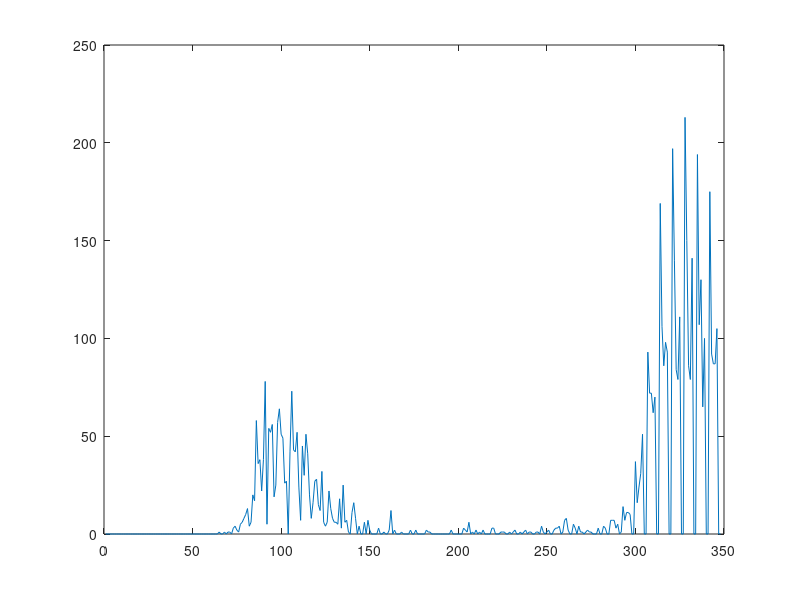

Source code (MATLAB):
% [redacted]
% [redacted]
%Wave definition for our Country - UK and 10 other european Countries
%

%% United Kingdom
total_cases_uk = [0	0	0	0	0	0	0	0	0	0	0	0	0	0	0	0	0	0	0	0	0	0	0	0	0	0	0	0	0	0	2	0	0	0	1	0	1	0	0	4	1	0	1	0	0	0	0	0	0	0	0	0	1	0	0	2	5	4	8	12	5	22	40	55	56	51	81	60	57	148	259	406	484	478	361	442	611	769	999	1055	1255	1198	1378	2338	2375	2692	3087	3197	2822	2858	4273	4514	4913	4868	4911	4020	3592	5282	5450	5131	4858	4313	3579	3489	4178	4326	5065	5292	4956	4721	3853	4854	4760	5487	5158	4970	3748	3473	4706	4729	5442	4966	4737	3229	2982	3389	3682	3827	3767	3063	2157	2329	3586	3402	3307	2628	2526	2079	1838	2589	3052	2718	2574	2062	1527	1364	1624	1672	1835	1760	1527	1125	1079	1441	1484	1356	1243	1120	801	721	1099	1158	1199	1017	1052	890	822	1043	1102	1013	1027	986	687	639	896	886	778	721	671	649	446	730	617	651	602	579	401	555	704	597	693	715	565	442	361	726	685	772	704	569	493	413	793	751	773	731	667	421	371	70	763	846	880	771	743	928	670	891	950	871	758	1062	816	1148	1009	1129	1440	1077	1040	713	1089	812	1182	1033	1288	1041	972	1184	1048	1522	1276	1108	1715	1406	1295	1508	1735	1940	1813	2988	2948	2460	2659	2919	3539	3497	3330	2621	3103	3991	3395	4322	4422	3899	4368	4926	6178	6634	6873	6041	5692	4044	7143	7108	6914	6968	12871	22961	12593	14542	14162	17540	13864	15165	12872	13972	17232	19724	18978	15635	16171	16981	18803	21330	26687	21238	20531	23012	19790	20890	22885	24700	23065	24405	21915	23254	18950	20018	25177	24138	23287	24957	20572	21350	20412	22950	33470	27301	26860	24962	21363	20051	19609	22915	20252	19875	18662	15450	11299	18213	17555	14739	15871	12155	12330	13429	16170	14878	16298	15539	17271	14718	12281	16578	20964	21672	21501	18447];
plot(total_cases_uk)

%1st wave is defined from day 50 to day 210
cases_uk = total_cases_uk(50:210);
normalised_cases_uk = cases_uk/sum(cases_uk);

 total_deaths_uk = [0	0	0	0	0	0	0	0	0	0	0	0	0	0	0	0	0	0	0	0	0	0	0	0	0	0	0	0	0	0	0	0	0	0	0	0	0	0	0	0	0	0	0	0	0	0	0	0	0	0	0	0	0	0	0	0	0	0	0	0	0	0	0	0	0	1	1	0	1	4	0	2	1	19	14	22	17	34	46	32	58	36	76	148	191	181	288	292	212	374	403	672	657	736	756	599	567	1105	1030	1116	1122	843	657	724	1076	880	1036	913	1105	432	570	1224	847	682	1010	815	364	320	969	769	634	698	584	253	272	726	647	458	579	275	217	187	614	447	352	350	411	67	146	500	328	273	291	220	379	104	131	422	343	274	154	60	86	249	254	130	258	143	54	47	195	164	76	131	107	27	29	120	110	67	84	71	31	14	94	87	99	77	40	31	21	53	97	41	49	32	19	11	54	57	31	34	17	9	10	44	26	24	26	9	11	10	25	17	9	32	15	8	3	21	34	0	20	13	5	1	18	14	18	12	3	5	18	13	20	18	11	3	5	3	12	16	6	2	18	6	4	16	16	12	9	12	1	2	3	10	13	10	12	2	3	32	8	14	6	9	5	9	27	20	21	27	27	18	11	37	37	40	34	35	17	13	71	71	59	66	49	33	19	76	70	77	87	81	65	50	143	137	138	136	150	67	80	241	191	189	224	174	151	102	367	310	280	274	326	162	136	397	492	378	355	413	156	194	532	595	563	376	462	168	213	598	529	501	511	340	125	479	608	695	498	520	479	215	203	603	648	414	504	397	231	189	599	533	516	424	520	144];
 plot(total_deaths_uk)
%1st wave is defined from day 50 to day 225
deaths_uk = total_deaths_uk(50:225);
normalised_deaths_uk = deaths_uk/sum(deaths_uk);

%% Austria
total_cases_au = [0	0	0	0	0	0	0	0	0	0	0	0	0	0	0	0	0	0	0	0	0	0	0	0	0	0	0	0	0	0	0	0	0	0	0	0	0	0	0	0	0	0	0	0	0	0	0	0	0	0	0	0	0	0	0	2	0	3	2	3	4	4	6	5	12	33	25	3	29	51	64	115	143	151	205	156	316	314	550	453	375	607	855	796	606	1141	668	594	522	805	564	529	418	396	241	217	314	343	329	279	312	247	130	106	191	136	78	155	59	48	73	50	91	61	83	66	55	67	58	50	60	34	12	68	31	17	65	22	62	42	10	87	36	54	41	63	72	14	25	78	18	57	29	46	32	20	38	18	28	51	44	4	21	11	31	36	62	19	46	21	13	34	28	30	20	24	27	33	17	40	30	62	38	35	31	33	47	67	64	63	41	111	37	138	121	123	73	57	89	101	97	74	108	52	12	201	55	153	138	102	63	108	139	140	164	107	120	137	64	132	164	163	89	126	85	32	131	103	114	130	116	76	111	138	241	229	221	260	162	344	158	425	308	275	216	140	308	291	316	227	382	174	281	186	337	442	312	271	208	220	511	495	754	497	1005	495	384	549	860	704	922	821	757	609	593	747	661	688	1071	623	526	419	722	1146	564	872	830	599	1268	549	947	1221	1181	901	1298	608	1171	1606	1396	1691	2040	1062	1054	1803	2355	2570	3442	2989	2766	2512	2698	4149	4305	5243	5141	4526	3160	4445	6514	7051	6324	7898	6006	5704	3839	9643	10368	8962	7192	5278	4304	5664	7766	6830	6612	6239	5215	3090	4135	5896	5447	4818	4765	3907	2348	3464	3660	3783	3634	3160	2745	2181	2531	2913	2466	3026	2938	3005];
plot(total_cases_au)
%1st wave is defined from day 50 to day 150
cases_austria = total_cases_au(50:150);
normalised_cases_austria = cases_austria/sum(cases_austria);

total_deaths_au = [0	0	0	0	0	0	0	0	0	0	0	0	0	0	0	0	0	0	0	0	0	0	0	0	0	0	0	0	0	0	0	0	0	0	0	0	0	0	0	0	0	0	0	0	0	0	0	0	0	0	0	0	0	0	0	0	0	0	0	0	0	0	0	0	0	0	0	0	0	0	0	1	0	0	0	2	0	1	2	0	2	8	9	5	4	18	16	0	18	22	20	18	12	10	18	18	16	23	30	22	24	18	13	18	16	9	17	21	12	9	10	1	31	14	5	23	6	7	20	11	4	5	7	2	2	6	2	1	5	1	3	2	3	1	2	2	0	1	0	3	1	0	2	4	1	1	2	2	23	0	0	0	0	1	1	0	2	0	0	0	0	1	1	1	2	0	1	3	6	1	0	0	2	0	3	0	5	0	2	2	1	2	0	0	0	0	1	0	0	0	0	0	0	2	0	1	1	0	0	0	0	0	0	1	0	0	1	0	1	0	3	2	0	0	0	0	1	0	0	1	1	0	2	0	1	1	0	3	0	1	0	0	0	1	2	0	1	0	0	0	0	0	0	0	1	0	1	0	0	1	10	1	0	1	2	4	2	1	0	1	0	5	2	1	1	4	6	6	3	1	0	3	6	3	3	1	6	4	5	22	4	9	4	1	6	5	10	9	6	7	6	3	9	8	13	17	15	6	6	4	18	34	24	15	18	17	21	34	35	47	44	23	17	48	35	55	37	64	55	50	62	74	113	90	79	58	44	94	115	94	114	148	58	82	79	213	133	118	140	87	58	95	80	126	125	101	96	45];
plot(total_deaths_au)
%1st wave is defined from day 60 to day 200
deaths_austria = total_deaths_au(60:200); 
normalised_deaths_austria = deaths_austria/sum(deaths_austria);

%% Belgium
total_cases_bel = [0	0	0	0	0	0	0	0	0	0	0	0	0	0	0	0	0	0	0	0	0	0	0	0	0	0	0	0	0	0	0	0	0	1	0	0	0	0	0	0	0	0	0	0	0	0	0	0	0	0	0	0	0	0	0	0	0	0	0	18	0	19	34	53	81	110	27	64	94	99	174	251	338	179	214	387	422	535	713	662	469	486	1328	1195	1199	1363	1520	845	685	1739	1683	1517	1479	1694	923	667	1937	1515	1599	2240	2336	1032	524	538	1561	1633	1675	1395	722	444	1278	1270	778	976	811	388	205	755	569	522	586	237	286	140	670	547	552	442	483	240	118	476	395	321	305	347	147	81	317	292	385	70	248	123	75	314	202	182	171	165	61	49	59	183	159	172	154	69	53	153	145	119	95	89	49	22	147	99	123	108	121	50	20	143	110	100	76	113	41	24	127	100	135	93	94	64	24	112	99	137	124	127	62	43	224	207	260	226	274	130	64	443	145	553	439	496	229	184	595	685	703	635	684	309	148	794	814	776	769	771	304	122	873	718	609	669	587	163	132	707	725	612	581	510	203	115	607	527	526	535	614	195	117	634	565	574	677	728	322	155	918	871	1024	1143	1284	617	301	1727	1628	1942	1752	1709	894	461	2204	2074	2097	1796	1623	944	540	2782	2984	3243	3410	3721	1709	1035	5249	5687	6803	6588	7789	4310	2403	9735	12577	12293	11818	13477	7995	4289	15560	19265	17485	17687	18876	11557	4895	19868	22210	17998	15090	15401	6308	2666	13858	12102	9230	7659	6648	3046	1448	8636	7701	2004	6482	5709	2371	1057	5821	4828	3700	3019	3081	1263	589	3953	2867	2673	2413	2700	1004	560	3293	2674	2611	2364	2549	1098	592	3353	2715	2708	2604	2751	856	2];
plot(total_cases_bel)
%1st wave is defined from day 60 to day 170
cases_belgium = total_cases_bel(60:170);
normalised_cases_belgium = cases_belgium/sum(cases_belgium);

total_deaths_bel = [0	0	0	0	0	0	0	0	0	0	0	0	0	0	0	0	0	0	0	0	0	0	0	0	0	0	0	0	0	0	0	0	0	0	0	0	0	0	0	0	0	0	0	0	0	0	0	0	0	0	0	0	0	0	0	0	0	0	0	0	0	0	0	0	0	0	0	0	1	0	3	1	3	5	6	12	10	22	33	35	40	47	78	77	107	102	128	141	149	170	208	233	219	236	271	247	257	277	322	272	302	284	265	277	261	280	246	205	208	190	206	203	181	156	155	142	154	135	110	107	87	93	75	94	95	81	76	71	74	71	72	65	45	56	43	45	30	31	37	33	30	34	41	25	33	26	24	24	26	16	23	22	21	23	20	14	12	11	12	9	12	12	7	10	5	3	8	7	7	5	4	3	9	12	4	3	5	2	8	5	3	8	2	5	2	3	2	1	3	1	2	0	2	4	0	3	5	5	2	3	1	2	1	2	2	5	1	2	4	1	3	2	3	2	5	3	5	5	4	6	2	5	11	13	11	12	12	9	7	7	11	9	4	3	5	3	5	5	4	3	4	6	1	3	3	2	4	2	1	2	4	3	2	3	5	1	1	4	3	2	1	6	8	3	3	1	8	4	5	6	12	13	10	6	15	11	15	14	14	18	20	20	19	22	26	36	34	41	35	36	23	31	52	52	62	55	94	93	94	121	132	142	139	185	177	164	208	172	198	206	214	208	210	194	218	196	173	183	175	192	195	153	158	172	165	138	135	139	120	138	118	124	114	119	99	110	117	93	106	85	83	96	91	83	87	92	48	6];
plot(total_deaths_bel)
%1st wave is defined from day 60 to day 225
deaths_belgium = total_deaths_bel(60:225);
normalised_deaths_belgium = deaths_belgium/sum(deaths_belgium);

%% Denmark 
total_cases_den = [0	0	0	0	0	0	0	0	0	0	0	0	0	0	0	0	0	0	0	0	0	0	0	0	0	0	0	0	0	0	0	0	0	0	0	0	0	0	0	0	0	0	0	0	0	0	0	0	0	0	0	0	0	0	0	0	1	0	1	1	1	1	3	2	10	3	8	7	75	151	252	160	128	23	48	57	92	91	36	104	71	69	65	131	133	153	169	155	194	182	283	247	279	371	320	292	312	390	331	233	184	177	178	144	193	170	198	194	169	142	131	180	217	161	137	235	130	123	153	157	150	153	96	116	147	151	162	100	135	101	110	84	78	76	46	78	67	69	41	76	73	65	48	59	71	27	41	52	32	81	40	36	30	35	37	40	64	49	24	14	39	15	19	64	40	54	24	33	44	50	47	0	0	136	34	54	21	39	0	0	76	17	26	21	17	0	0	46	10	12	16	30	0	0	91	24	31	32	49	0	0	89	40	48	40	48	0	0	109	30	57	91	64	0	0	207	77	112	121	136	0	0	373	144	111	144	165	104	134	123	115	85	116	71	0	0	270	83	57	90	73	0	0	285	99	111	179	173	0	0	566	243	251	317	292	0	0	584	329	442	822	454	0	0	1476	476	558	559	678	619	424	435	392	534	398	536	370	378	377	322	331	446	482	444	340	389	290	492	430	418	500	451	452	529	630	760	859	789	945	1056	745	1017	860	1191	1126	948	942	1353	936	1223	1427	1050	891	771	1066	994	1011	1037	1078	1058	1195	1220	1257	1297	1257	1273	850	1169	1367	1183	1191	1323	1636	998	1129	1468	1586	1605	1603	2115	1745	2046	2150	2558	3132	3075	3552	2642];
plot(total_cases_den)
%1st wave is defined from day 64 to day 200
cases_denmark = total_cases_den(64:200);
normalised_cases_denmark = cases_denmark/sum(cases_denmark);

total_deaths_den = [0	0	0	0	0	0	0	0	0	0	0	0	0	0	0	0	0	0	0	0	0	0	0	0	0	0	0	0	0	0	0	0	0	0	0	0	0	0	0	0	0	0	0	0	0	0	0	0	0	0	0	0	0	0	0	0	0	0	0	0	0	0	0	0	0	0	0	0	0	0	0	0	0	0	1	0	3	0	2	3	4	0	11	8	2	7	11	13	7	5	13	14	19	16	22	18	8	16	15	19	10	13	13	12	14	10	12	15	10	9	9	6	14	10	9	15	4	5	7	9	9	10	11	8	9	7	3	6	6	4	3	5	4	6	4	0	5	4	1	3	3	7	0	0	1	1	0	2	3	0	3	3	2	4	0	2	4	1	2	4	0	0	0	1	3	0	1	0	0	2	0	0	0	2	1	0	0	1	0	0	1	0	1	0	0	0	0	1	2	0	0	0	0	0	1	0	0	0	1	0	0	0	0	0	1	1	0	0	0	0	1	1	0	0	0	1	0	0	1	0	0	0	3	1	0	0	0	0	0	0	0	0	0	0	0	0	2	0	0	1	0	0	0	0	1	1	0	1	0	0	1	0	0	1	0	0	0	4	0	0	2	0	0	0	5	1	2	2	2	1	1	0	1	0	1	1	2	4	1	4	0	2	0	2	2	2	3	1	2	0	2	1	6	2	2	4	3	3	2	6	1	6	1	3	2	2	1	4	1	4	5	2	3	4	3	3	2	1	1	3	4	4	2	3	5	3	3	5	8	5	9	5	7	6	8	9	6	6	9	11	7	9	7	3	14	9	8	6];
plot(total_deaths_den)
%1st wave is defined fron day 73 to day 227
deaths_denmark = total_deaths_den(73:227);
normalised_deaths_denmark = deaths_denmark/sum(deaths_denmark);

%% France
total_cases_fr = [0	0	0	0	0	0	0	0	0	0	0	0	0	0	0	0	0	0	0	0	0	0	0	3	0	0	0	1	1	1	0	0	0	0	0	0	0	5	0	0	0	0	0	0	0	0	1	0	0	0	0	0	0	0	0	2	3	21	19	43	30	48	34	73	138	190	103	410	286	372	497	595	785	838	924	1210	1097	1404	1861	1617	1847	1559	3838	2446	2931	3922	3809	4611	2599	4376	7578	4861	2116	5233	4267	1873	3912	3777	3881	4286	4342	3114	1613	2673	5497	2633	2641	405	2569	785	2051	2667	1827	1653	1773	1537	461	1195	1065	1607	1139	604	794	308	576	1104	4183	629	642	433	209	456	708	507	622	563	372	120	492	524	418	318	403	240	115	358	276	191	3325	597	1828	257	338	-766	352	767	611	579	343	211	403	545	425	726	526	407	152	344	458	467	811	641	284	373	517	81	0	1588	0	0	1324	541	918	659	582	0	0	1375	475	663	621	658	0	0	1625	0	927	534	836	0	0	2080	584	998	1062	1130	0	0	2551	725	1392	1377	1346	0	0	3376	1039	1695	1604	2288	0	0	4854	1397	2524	2669	2846	3310	3015	493	2238	3776	4771	4586	3602	4897	1955	3304	5429	6111	7379	5453	5413	3082	4982	7017	7157	8975	8550	7071	4203	6544	8577	9843	9406	10561	7183	6158	7852	9784	10593	13215	13498	11569	4298	10008	13072	16096	15797	14412	11123	4070	8051	12845	13970	12148	16972	12545	5104	10489	18746	18129	20339	26896	16101	8505	12993	22591	30621	25086	32427	29837	13243	20468	26676	41622	42032	45422	52010	26771	33417	36437	47637	49215	32641	49290	52518	36330	40558	58046	60486	86852	38619	20155	22180	35879	33172	23794	32095	27228	9406	45522	28383	21150	22882	17881	13157	4452	9155	16282	13563	12539	12500	9784	4005	8083	14064	12696	11221	12923	11022	3411	13713	14595	13750	13406	13947	11533];
for i=1:length(total_cases_fr)
    if total_cases_fr < 0
        total_cases_fr = 0;
    end
end
plot(total_cases_fr)
%1st wave is defined from day 58 to day 150
normalised_cases_france = total_cases_fr(58:150)/sum(total_cases_fr(58:150));

total_deaths_fr = [0	0	0	0	0	0	0	0	0	0	0	0	0	0	0	0	0	0	0	0	0	0	0	0	0	0	0	0	0	0	0	0	0	0	0	0	0	0	0	0	0	0	0	0	1	0	0	0	0	0	0	0	0	0	0	0	1	0	0	0	0	1	1	0	3	2	1	9	11	3	15	13	18	12	36	21	27	69	128	78	112	112	186	240	231	365	299	319	292	418	499	509	471	2004	1053	518	833	1417	541	1341	987	635	561	574	762	1438	753	761	642	395	547	531	544	516	389	369	242	437	367	427	289	218	166	135	306	330	278	178	243	80	70	263	348	83	351	130	88	68	186	125	110	83	74	43	35	65	98	66	66	52	57	31	31	107	81	44	46	31	13	54	87	23	27	28	24	9	29	111	28	28	14	16	7	23	57	11	21	26	0	0	35	30	18	14	18	0	0	27	13	32	14	25	0	0	25	0	91	18	14	0	0	13	0	7	10	10	0	0	17	14	15	16	11	0	0	29	2	9	7	12	0	0	16	14	17	17	18	3	1	19	22	17	12	23	9	1	15	16	0	32	20	6	4	29	26	25	0	0	12	3	25	38	30	19	80	17	6	34	49	46	50	154	25	11	53	78	43	52	150	39	27	81	85	63	63	136	43	32	69	66	80	76	109	54	46	95	108	104	88	178	89	85	146	262	163	162	298	137	116	257	523	244	235	545	223	231	416	854	385	363	828	304	270	548	1220	328	425	932	354	302	506	1219	425	429	1138	253	214	500	1005	381	339	957	213	198	406	775	310	324	627	214	174	366	831	296	292	627	194	150];
plot(total_deaths_fr)
%1st wave is defined from day 66 to day 200
normalised_deaths_france = total_deaths_fr(66:200)/sum(total_deaths_fr(66:200));

%% Germany
total_cases_ge = [0	0	0	0	0	0	0	0	0	0	0	0	0	0	0	0	0	0	0	0	0	0	0	0	0	0	1	3	0	1	2	1	1	2	0	0	1	1	0	0	0	2	0	0	0	0	0	0	0	0	0	0	0	0	0	2	4	26	10	54	18	28	39	66	138	284	163	55	237	157	271	802	693	733	1043	1174	1144	1042	5940	4049	3276	3311	4438	2342	4954	5780	6294	3965	4751	4615	5453	6156	6174	6082	5936	3677	3834	4003	4974	5323	4133	2821	2537	2082	2486	2866	3380	3609	2458	1775	1785	2237	2352	2337	2055	1737	1018	1144	1304	1478	1639	945	793	679	685	947	1284	1209	1251	667	357	933	798	933	913	620	583	342	513	797	745	460	638	431	289	432	362	353	741	738	286	333	213	342	394	507	407	301	214	350	318	555	258	348	247	192	378	345	580	770	601	687	537	503	587	630	477	687	256	262	498	466	503	446	422	239	219	390	397	442	395	378	248	159	412	351	534	583	529	202	249	522	454	569	815	781	305	340	633	684	902	870	955	240	509	879	741	1045	1147	1122	555	436	966	1226	1445	1449	1415	625	561	1390	1510	1707	1427	2034	782	711	1278	1576	1507	1571	1479	785	610	1218	1256	1311	1453	1378	988	814	1499	1176	1892	1484	1630	948	927	1407	1901	2194	1916	2297	1345	922	1821	1769	2143	2153	2507	1410	1192	2089	1798	2503	2673	2563	2279	1382	2639	2828	4058	4516	4721	3483	2467	4122	5132	6638	7334	7830	5587	4325	6868	7595	11287	11242	14714	11176	8685	11409	14964	16774	18681	19059	14177	12097	15352	17214	19990	21506	23399	16017	13363	15332	18487	21866	23542	22461	16947	10824	14419	17561	22609	23648	22964	15741	10864	13554	18633	22268	22806	21695	14611	11169	13604	17270	22046	23448	23318	17767	12332	14055	20815	23679	29875	28438	20200	16362];
plot(total_cases_ge)
%1st wave is defined from day 57 to day 186
normalised_cases_germany = total_cases_ge(57:186)/sum(total_cases_ge(57:186));

total_deaths_ge = [0	0	0	0	0	0	0	0	0	0	0	0	0	0	0	0	0	0	0	0	0	0	0	0	0	0	0	0	0	0	0	0	0	0	0	0	0	0	0	0	0	0	0	0	0	0	0	0	0	0	0	0	0	0	0	0	0	0	0	0	0	0	0	0	0	0	0	0	2	0	1	2	0	3	4	1	0	0	30	2	22	27	32	23	49	55	72	64	66	128	149	140	145	141	184	92	173	254	246	266	171	129	126	170	285	315	299	242	184	110	194	281	215	227	179	140	110	163	202	173	193	94	74	43	139	165	123	147	103	26	22	116	101	89	101	57	33	21	72	83	57	27	42	31	10	45	47	62	39	39	11	11	11	29	30	32	33	22	6	37	18	26	8	18	6	4	9	30	26	16	10	0	3	10	19	13	21	6	3	4	12	12	9	9	7	2	4	8	12	12	6	6	3	1	4	3	7	4	1	1	2	4	5	6	10	7	0	0	4	6	6	7	0	0	7	8	12	7	8	12	1	1	4	6	4	14	6	0	1	4	7	10	7	7	2	3	5	3	5	3	1	6	3	4	11	8	1	2	1	0	4	9	3	1	5	2	1	12	6	3	7	6	2	0	10	13	19	15	9	5	3	11	17	12	8	19	2	5	12	16	16	11	15	11	6	13	43	33	24	33	10	12	47	39	30	49	49	29	24	42	85	89	77	103	29	49	131	151	118	166	130	63	63	154	261	215	218	178	107	62	267	305	251	260	254	138	90	249	410	389	426	379	158	125	388	487	479	432	483	255	147	423	590	440	598	496	321	188];
plot(total_deaths_ge)
%1st wave is defined from day 67 to day 228
normalised_deaths_germany = total_deaths_ge(67:228)/sum(total_deaths_ge(67:228));

%% Greece
total_cases_gr = [0	0	0	0	0	0	0	0	0	0	0	0	0	0	0	0	0	0	0	0	0	0	0	0	0	0	0	0	0	0	0	0	0	0	0	0	0	0	0	0	0	0	0	0	0	0	0	0	0	0	0	0	0	0	0	0	1	2	1	3	0	3			22	13	21	7	11	6	9	34	57	38	103	21	35	31	46	31	35	94	71	48	78	71	74	95	95	56	102	61	139	99	60	62	20	77	52	71	56	70	33	31	25	22	15	0	0	28	10	156	7	55	27	16	0	28	0	42	15	0	29	6	6	10	21	15	13	19	6	10	18	16	10	40	9	15	2	4	10	3	20	3	2	4	10	11	3	3	6	2	1	19	0	15	15	13	17	52	9	10	20	20	4	9	13	14	55	24	10	19	10	21	15	8	11	22	23	10	14	19	23	26	28	25	8	43	27	33	50	60	40	31	23	57	27	29	25	19	24	5	36	29	33	25	31	27	34	52	57	65	76	110	75	75	118	118	150	147	151	202	126	193	235	204	251	226	217	147	250	212	250	204	243	283	155	168	293	251	269	177	157	183	207	233	241	202	186	138	139	169	248	372	282	302	204	180	310	311	359	338	240	164	453	333	358	341	286	315	216	263	416	352	411	460	267	229	300	399	406	434	391	306	280	294	408	435	452	503	482	438	432	667	865	882	841	935	790	714	1256	1547	1211	1686	2055	1678	1151	2166	2646	2915	2447	2555	1889	1489	2383	2751	3316	3038	2835	1695	2198	2422	3209	3227	2551	2309	1498	1387	2131	2151	2018	1981	1747	1193	1044	2199	2185	1882	1648	1383	903	1250	1324	1675	1533	1395	1194	692];
%plot(total_cases_gr)
%1st wave is defined from day 58 to day 150
normalised_cases_greece = total_cases_gr(58:150)/sum(total_cases_gr(58:150));

total_deaths_gr = [0	0	0	0	0	0	0	0	0	0	0	0	0	0	0	0	0	0	0	0	0	0	0	0	0	0	0	0	0	0	0	0	0	0	0	0	0	0	0	0	0	0	0	0	0	0	0	0	0	0	0	0	0	0	0	0	0	0	0	0	0	0			0	0	0	0	0	0	1	0	0	2	1	0	1	0	0	3	5	2	2	3	2	4	2	4	6	5	6	1	3	6	9	5	6	2	2	3	4	3	5	1	2	1	3	0	0	5	6	5	0	4	5	0	0	6	0	3	1	0	3	1	2	0	1	1	2	1	0	0	1	3	1	4	2	1	2	0	1	2	1	2	0	1	1	0	2	0	0	0	4	0	0	1	0	0	0	2	1	0	0	0	0	0	1	1	2	1	1	1	0	0	0	0	1	0	0	0	0	1	0	0	0	0	0	0	1	0	0	0	0	0	0	0	0	0	1	0	0	1	2	3	1	0	0	1	0	1	0	0	3	0	2	1	0	1	0	0	1	1	1	1	2	5	2	3	2	2	2	3	0	3	2	2	0	1	5	6	5	1	2	4	5	2	5	1	1	4	5	1	3	4	3	2	3	5	3	3	9	2	4	7	6	8	5	9	3	7	3	4	5	3	2	5	7	4	8	3	4	6	1	5	13	7	6	7	13	8	10	9	11	8	6	15	10	5	10	7	12	10	12	5	6	9	7	13	18	29	13	34	35	41	41	43	50	38	38	71	59	63	60	59	72	108	103	84	101	87	99	101	121	98	85	111	89	100	98	98	101	89	102	95	81	102	68	85];
%plot(total_deaths_gr)
%1st wave is defined from day 69 to day 180
normalised_deaths_greece = total_deaths_gr(69:180)/sum(total_deaths_gr(69:180));

%% Ireland
total_cases_ir = [0	0	0	0	0	0	0	0	0	0	0	0	0	0	0	0	0	0	0	0	0	0	0	0	0	0	0	0	0	0	0	0	0	0	0	0	0	0	0	0	0	0	0	0	0	0	0	0	0	0	0	0	0	0	0	0	0	0	0	1	0	1		4	7	5	1	2	14		8	27	21	38	40	54	69	74	191	126	102	121	219	204	235	255	302	294	200	295	325	212	402	424	331	507	253	345	515	1169	696	839	727	992	832	1068	724	709	778	493	401	388	631	936	577	377	701	386	229	376	359	221	343	330	216	261	265	137	156	219	236	139	107	159	426	129	92	64	88	51	64	76	115	76	57	59	37	68	38	35	53	61	72	4	45	31	21	20	18	6	8	16	7	12	45	8	18	13	7	14	13	6	5	4	8	5	9	9	23	2	23	11	4	12	9	11	18	4	7	4	23	24	22	17	10	32	13	15	32	20	10	6	36	17	7	19	24	12	11	37	13	85	38	44	53	46	45	50	69	98	174	68	56	33	37	91	66	196	66	56	186	48	129	79	153	61	147	85	162	90	126	141	40	51	214	89	92	97	231	138	102	306	84	196	211	159	255	207	357	250	224	248	267	395	188	323	231	319	321	245	430	388	362	415	442	466	605	364	519	424	609	502	617	1011	814	823	808	1084	1186	998	1251	1284	1031	1263	1166	1054	785	847	1020	939	700	667	863	762	397	546	748	298	435	563	492	317	539	265	230	358	385	467	427	377	453	330	372	415	329	341	318	250	219	257	307	205	243	299	303	254	268	162	263	457	298	222	214	218	303	304	249	429];
plot(total_cases_ir)
%1st day is defined from day 59 to day 184
normalised_cases_ireland = total_cases_ir(59:184)/sum(total_cases_ir(59:184));

total_deaths_ir = [0	0	0	0	0	0	0	0	0	0	0	0	0	0	0	0	0	0	0	0	0	0	0	0	0	0	0	0	0	0	0	0	0	0	0	0	0	0	0	0	0	0	0	0	0	0	0	0	0	0	0	0	0	0	0	0	0	0	0	0	0	0		0	0	0	0	0	0		1	0	0	1	0	0	0	0	1	0	0	1	2	1	2	10	3	14	10	8	17	14	13	22	17	21	16	36	25	28	24	33	14	31	41	38	42	44	41	39	77	43	39	25	35	234	24	15	57	31	42	33	0	38	16	20	36	28	26	17	12	9	21	9	9	12	15	10	4	14	10	12	9	12	2	0	9	16	8	6	5	0	0	8	1	5	6	0	9	4	8	4	8	2	0	1	0	3	1	4	0	1	0	2	3	6	1	3	4	1	0	1	2	0	2	1	0	0	2	0	0	1	2	0	0	0	2	1	3	1	0	0	0	1	9	0	0	0	0	0	0	0	0	0	0	0	0	0	5	4	0	0	0	1	1	0	0	0	0	0	1	0	1	0	1	0	0	0	0	0	0	0	0	0	0	0	0	0	0	0	0	1	3	0	0	2	1	0	3	1	1	3	0	0	0	0	2	3	0	5	0	0	1	1	2	-5	9	0	0	1	5	1	4	0	5	1	3	5	3	3	8	3	0	13	3	3	7	4	0	3	5	6	6	6	5	2	2	5	8	3	7	5	2	1	15	2	0	7	6	1	5	11	11	4	8	4	0	0	6	5	3	7	7	2	1	16	5	6	6	11	0	0	0	5	15	3	3	1];
for i=1:length(total_deaths_ir)
    if total_deaths_ir(i)<0
        total_deaths_ir(i) = 0;
    end
end
plot(total_deaths_ir)
%1st wave is defined from day 67 to day 205
normalised_deaths_ireland = total_deaths_ir(67:205)/sum(total_deaths_ir(67:205));

%% Italy
total_cases_it = [0	0	0	0	0	0	0	0	0	0	0	0	0	0	0	0	0	0	0	0	0	0	0	0	0	0	0	0	0	3	0	0	0	0	0	0	0	0	0	0	0	0	0	0	0	0	0	0	0	0	0	14	62	53	97	93	78	250	238	240	561	347	466	587	769	778	1247	1492	1797	977	2313	2651	2547	3497	2823	4000	3526	4207	5322	5986	6557	5560	4789	5249	5210	6153	5959	5974	5217	4050	4053	4782	4668	4585	4805	4316	3599	3039	3836	4204	3951	4694	4092	3153	2972	2667	3786	3493	3491	3047	2256	2729	3370	2646	3021	2357	2324	1739	2091	2086	1872	1965	1900	1389	1221	1075	1444	1401	1327	1083	802	744	1402	888	992	789	875	675	451	813	665	642	652	669	531	300	397	584	593	516	416	355	178	318	321	177	518	270	197	280	283	202	379	163	346	338	301	210	328	331	-148	264	224	221	113	577	296	255	175	174	126	142	182	201	223	235	192	208	137	193	214	276	188	234	169	114	162	230	231	249	218	190	128	280	306	252	274	254	168	202	288	382	379	295	238	159	190	384	401	552	347	463	259	412	476	522	574	629	477	320	401	642	840	947	1071	1209	953	876	1366	1409	1460	1444	1365	996	975	1326	1397	1732	1694	1296	1150	1369	1430	1597	1616	1501	1456	1008	1229	1452	1583	1907	1637	1587	1350	1391	1640	1786	1912	1869	1766	1494	1647	1850	2548	2499	2843	2578	2257	2677	3677	4458	5372	5724	5456	4619	5898	7332	8803	10009	10925	11705	9337	10871	15199	16078	19143	19640	21273	17007	21989	24988	26829	31079	31756	29905	22253	28241	30548	34502	37802	39809	32614	25269	35090	32961	37977	40902	37249	33977	27352	32191	34280	36176	37239	34764	28337	22927	23227	25852	29001	28342	26315	20646	16376	19347	20709	23219	24110	21052	18887	13679	14837	12755	16998	18726	19902	17937];
for i=1:length(total_cases_it)
    if total_cases_it(i)<0
        total_cases_it(i) = 0;
    end
end
plot(total_cases_it)
%1st wave is defined from day 52 to day 196
normalised_cases_italy = total_cases_it(52:196)/sum(total_cases_it(52:196));

total_deaths_it = [0	0	0	0	0	0	0	0	0	0	0	0	0	0	0	0	0	0	0	0	0	0	0	0	0	0	0	0	0	0	0	0	0	0	0	0	0	0	0	0	0	0	0	0	0	0	0	0	0	0	0	0	2	0	4	5	1	5	4	8	6	17	28	27	41	49	36	133	98	167	196	189	252	173	370	347	347	473	429	625	795	649	601	743	685	660	971	887	758	810	839	727	760	764	681	527	636	604	540	612	570	619	431	564	604	578	525	575	480	433	454	534	437	464	420	415	260	333	382	323	285	269	474	174	195	236	369	274	243	194	165	179	172	195	262	242	153	145	99	162	161	156	130	119	50	92	78	117	70	87	111	75	60	55	71	88	85	72	53	65	79	71	53	56	78	44	26	34	43	66	47	49	24	23	18	-31	34	30	8	22	6	23	21	30	15	21	7	8	30	15	12	12	7	9	13	17	13	20	11	14	3	13	15	9	10	5	5	5	5	11	6	3	9	5	8	12	5	10	6	3	13	2	4	6	10	6	3	158	4	4	5	7	6	9	3	7	4	4	13	5	9	1	4	6	8	6	10	11	16	7	12	10	14	10	10	6	7	14	9	12	13	10	24	15	17	14	20	23	20	17	17	16	24	19	24	23	27	18	16	28	31	22	28	29	26	39	41	43	83	55	47	69	73	89	127	136	91	151	128	141	221	205	217	199	297	208	233	353	352	428	446	425	331	356	580	623	636	550	544	546	504	731	753	653	699	692	562	630	853	722	822	827	686	541	672	785	684	993	814	662	564	528	634	499	887	761	649	484];
for i=1:length(total_deaths_it)
    if total_deaths_it(i)<0
        total_deaths_it(i) = 0;
    end
end
plot(total_deaths_it)
%1st wave is defined from day 52 to day 228
normalised_deaths_italy = total_deaths_it(52:228)/sum(total_deaths_it(52:228));

%% Russia
total_cases_ru = [0	0	0	0	0	0	0	0	0	0	0	0	0	0	0	0	0	0	0	0	0	0	0	0	0	0	0	0	0	0	2	0	0	0	0	0	0	0	0	0	0	0	0	0	0	0	0	0	0	0	0	0	0	0	0	0	0	0	0	0	0	1	1	0	0	6	0	0	0	0	15	5	15	14	4	30	21	33	52	54	53	61	71	57	163	182	196	228	270	302	501	440	771	601	582	658	954	1154	1175	1459	1786	1667	2186	2558	2774	3388	3448	4070	4785	6060	4268	5642	5236	4774	5849	5966	6361	6198	6411	5841	7099	7933	9623	10633	10581	10102	10559	11231	10699	10817	11012	11656	10899	10028	9974	10598	9200	9709	8926	9263	8764	8849	8894	9434	8599	8946	8915	8338	8371	8572	8952	9268	9035	8863	8536	8831	8726	8855	8984	8985	8595	8404	8779	8987	8706	8835	8246	8248	7843	7790	7972	7889	7728	7600	7425	7176	7113	6800	6852	6791	6719	6693	6556	6760	6718	6632	6736	6611	6368	6562	6509	6635	6611	6615	6537	6248	6422	6428	6406	6234	6109	5940	5842	5862	5848	5811	5871	5765	5635	5395	5475	5509	5482	5462	5427	5394	5159	5920	4551	5241	5212	5189	5118	4945	5102	5057	5065	5061	4969	4892	4748	4828	4785	4870	4921	4852	4744	4696	4676	4711	4829	4941	4980	4993	4729	4952	4995	5110	5205	5195	5185	5099	5218	5363	5504	5488	5449	5509	5529	5670	5762	5905	6065	6148	6196	6215	6431	6595	7212	7523	7867	8135	8232	8481	8945	9412	9859	10499	10888	11615	11115	11493	12126	12846	13634	13592	13868	14231	13754	15150	14922	15099	15982	16319	15700	15971	17340	16521	16710	17347	16550	16202	17717	18283	18140	18665	18257	18648	19768	19404	20582	20396	20498	21798	20977	19851	21608	21983	22702	22572	22778	22410	20985	23610	24318	24822	24581	25173	24326	23675	25487	27543	27100	26683	26338	26402	25345	28145	27403	28782	29039	28142	26097	26190	27927	28585	28137	28080];
plot(total_cases_ru)
%1st wave is defined from day 77 to day 238
normalised_cases_russia = total_cases_ru(77:238)/sum(total_cases_ru(77:238));

total_deaths_ru = [0	0	0	0	0	0	0	0	0	0	0	0	0	0	0	0	0	0	0	0	0	0	0	0	0	0	0	0	0	0	0	0	0	0	0	0	0	0	0	0	0	0	0	0	0	0	0	0	0	0	0	0	0	0	0	0	0	0	0	0	0	0	0	0	0	0	0	0	0	0	0	0	0	0	0	0	0	0	0	0	0	0	0	0	0	2	2	1	3	2	7	7	6	4	9	2	2	11	5	13	18	12	24	18	22	28	34	41	40	48	44	51	57	42	60	66	66	48	72	105	101	96	53	58	76	95	86	88	98	104	88	94	107	96	93	113	119	94	91	115	135	127	150	139	153	92	174	161	174	232	181	138	162	182	178	169	144	197	134	112	170	217	174	183	114	119	143	193	194	312	182	30	109	95	153	154	92	176	188	104	93	154	216	147	176	168	134	135	198	173	176	174	188	130	104	175	156	167	186	124	95	85	153	165	147	154	146	77	85	150	169	129	161	95	70	79	144	181	74	119	129	77	130	70	129	124	114	119	68	55	132	117	110	90	121	73	65	120	115	121	110	111	68	83	123	115	114	121	110	61	51	122	160	110	102	119	94	57	150	132	144	134	144	79	71	160	150	149	108	169	99	61	160	177	169	186	174	107	117	188	202	191	201	197	143	125	244	239	286	232	279	185	179	269	317	290	283	296	229	219	320	346	366	355	334	245	238	355	389	292	378	364	286	256	368	432	439	411	391	352	303	442	456	463	461	467	401	361	491	507	524	496	510	459	368	569	589	554	569	508	457	456	562	559	562	613	560	488];
plot(total_deaths_ru)
%1st wave is defined from day 87 to day 248
normalised_deaths_russia = total_deaths_ru(87:248)/sum(total_deaths_ru(87:248));

%% Sweden
total_cases_sw = [0	0	0	0	0	0	0	0	0	0	0	0	0	0	0	0	0	0	0	0	0	0	0	0	0	0	0	0	0	0	0	0	0	0	1	0	0	0	0	0	0	0	0	0	0	0	0	0	0	0	0	0	0	0	0	0	1	1	8	3	0	5	13	30	25	59	33	46	101	98	196	151	152	71	69	83	119	145	143	180	136	118	182	230	314	286	365	300	280	416	475	486	554	601	357	340	389	738	654	645	454	395	464	437	479	604	623	688	532	388	461	707	722	758	780	473	300	563	742	799	636	532	299	261	477	657	745	784	700	509	279	455	754	698	657	688	358	259	430	666	808	610	532	403	210	491	746	800	774	773	432	265	648	900	1046	1038	1146	780	462	677	937	1437	1293	1329	1032	418	685	1209	1457	1494	1209	698	321	800	1309	1698	1279	1204	755	415	727	804	684	687	694	364	315	251	278	533	334	369	308	106	170	312	287	268	284	191	110	131	226	297	220	262	138	42	71	283	301	302	258	303	38	165	333	425	378	380	260	73	196	417	443	363	344	226	63	174	314	351	333	298	160	57	174	222	244	202	179	131	48	162	171	213	286	262	171	67	185	236	314	254	291	206	106	220	292	330	389	437	279	132	266	438	553	540	630	325	167	378	613	689	633	712	461	156	374	786	831	834	783	509	161	637	916	968	902	1179	697	321	771	1290	1570	1666	1868	1477	514	1068	2415	3390	3262	4055	2987	1297	1570	3608	4483	4744	4453	4452	2097	3725	4498	5709	5564	6731	3513	1582	2543	4460	4961	7621	5458	4493	2422	3874	5674	6061	6901	6461	3825	2754	3488	5819	6548	6990	7343	4865	1803	3778	7449	8402	6051	0	0	0];
plot(total_cases_sw)
%1st wave is defined from day 60 to day 241
normalised_cases_sweden = total_cases_sw(60:241)/sum(total_cases_sw(60:241));

total_deaths_sw = [0	0	0	0	0	0	0	0	0	0	0	0	0	0	0	0	0	0	0	0	0	0	0	0	0	0	0	0	0	0	0	0	0	0	0	0	0	0	0	0	0	0	0	0	0	0	0	0	0	0	0	0	0	0	0	0	0	0	0	0	0	0	0	0	0	0	0	0	0	0	20	0	1	1	2	2	1	6	7	9	8	11	11	21	22	31	32	35	38	45	48	53	70	80	70	85	90	84	115	86	90	102	97	84	92	115	111	83	86	87	85	62	77	86	89	73	74	74	83	83	78	78	73	75	84	72	73	80	60	68	73	65	61	50	46	58	48	53	59	41	52	53	56	55	44	42	28	38	40	41	39	46	39	36	28	43	37	29	33	38	33	40	35	29	33	27	30	28	32	29	30	29	22	20	25	22	23	11	14	23	16	20	15	15	8	15	9	15	12	11	15	14	10	8	12	8	6	6	7	11	7	6	7	6	5	3	1	2	6	4	1	0	2	2	3	4	2	1	4	2	1	4	2	4	3	5	1	1	0	3	4	1	2	5	1	3	1	1	2	1	1	1	3	2	3	2	2	0	0	3	1	1	2	2	4	1	2	2	1	2	1	1	1	4	2	1	0	1	4	2	1	1	2	4	1	3	3	3	2	4	3	1	5	5	2	3	1	2	3	2	4	1	4	4	3	9	7	8	8	11	9	9	9	9	13	22	20	19	21	22	25	26	22	35	35	27	28	32	37	39	37	40	51	45	45	51	57	54	68	67	57	50	42	45	55	51	52	51	37	19	44	19	24	15	7	0	0	0];
plot(total_deaths_sw)
%1st wave is defined from day 69 to day 250
normalised_deaths_sweden = total_deaths_sw(69:250)/sum(total_deaths_sw(69:250));

%% Switzerland
total_cases_swit = [	0	0	0	0	0	0	0	0	0	0	0	0	0	0	0	0	0	0	0	0	0	0	0	0	0	0	0	0	0	0	0	0	0	0	0	0	0	0	0	0	0	0	0	0	0	0	0	0	0	0	0	0	0	0	0	1	0	7	4	6	6	6	7	20	30	122	55	68	42	116	152	212	267	238	841	0	450	353	860	943	1271	894	1044	774	925	1000	1390	1048	1122	1138	696	962	1124	1033	974	821	552	590	546	785	733	592	400	279	254	583	315	346	325	336	168	155	205	228	181	216	167	103	100	143	179	119	112	88	76	28	51	66	81	44	54	39	36	33	50	51	58	15	10	21	40	36	13	18	11	10	15	0	35	32	17	17	9	3	19	20	23	20	9	7	16	23	33	19	31	23	14	15	37	17	92	0	0	18	22	44	52	58	69	62	35	62	220	33	133	97	70	46	54	129	88	104	108	85	63	70	132	142	91	110	98	43	108	141	117	154	148	110	65	132	192	219	137	342	49	66	130	181	181	161	182	152	105	187	273	233	268	251	200	125	196	310	264	306	294	276	157	202	379	360	340	375	291	163	216	370	472	297	425	444	191	245	468	405	528	465	473	257	315	514	530	487	0	0	1093	284	436	508	255	117	0	664	223	411	550	551	0	0	1540	699	0	2243	1485	0	0	4057	1439	2724	2690	3087	0	195	8737	3008	5596	4968	6592	0	0	17357	6362	8155	9361	9170	0	0	21842	6090	10043	10098	9359	0	0	17245	5935	8238	6893	6715	0	0	12779	4522	6085	4988	4923	0	0	9688	4221	4862	4468	4295	0	0	8753	3760	6130	3071	4370	0	0	9774	4246	5059	5038	5111	0	0];
plot(total_cases_swit)
%1st wave is defined from day 50 to day 150
normalised_cases_switzerland = total_cases_swit(50:150)/norm(total_cases_swit(50:150));

total_deaths_swit = [0	0	0	0	0	0	0	0	0	0	0	0	0	0	0	0	0	0	0	0	0	0	0	0	0	0	0	0	0	0	0	0	0	0	0	0	0	0	0	0	0	0	0	0	0	0	0	0	0	0	0	0	0	0	0	0	0	0	0	0	0	0	0	0	1	0	0	1	0	1	1	0	3	4	2	1	5	6	8	10	13	4	6	20	17	58	36	38	22	38	78	5	54	52	56	19	25	57	64	51	49	26	27	0	42	73	43	42	52	24	7	45	30	51	41	20	8	16	27	28	15	12	32	6	4	6	22	13	8	6	6	5	18	3	25	6	7	1	0	11	16	8	0	4	0	0	6	0	7	2	0	0	0	0	3	0	0	1	0	0	2	12	0	2	0	0	0	1	0	0	0	0	2	0	0	2	0	0	0	0	0	2	1	1	0	0	0	0	0	0	0	0	0	0	0	2	0	0	0	0	0	0	3	2	1	6	0	1	0	2	0	1	0	2	0	0	0	0	3	3	0	0	0	1	1	1	0	0	1	0	1	2	0	0	1	0	1	2	0	1	1	0	0	1	1	0	4	1	0	1	2	0	0	2	3	3	4	0	1	7	8	2	0	0	5	3	0	4	1	1	0	1	2	1	1	0	0	0	3	0	0	4	3	0	0	7	7	7	3	5	0	1	14	7	11	11	10	0	0	37	16	24	31	51	0	0	93	72	72	62	70	0	0	169	106	86	98	93	0	0	197	140	84	79	111	0	0	213	150	86	79	141	0	0	194	107	130	65	100	0	0	175	92	87	87	105	0	0];
plot(total_deaths_swit)
%1st day is defined from day 69 to day 206
normalised_deaths_switzerland = total_deaths_swit(69:206)/norm(total_deaths_swit(69:206));

close all